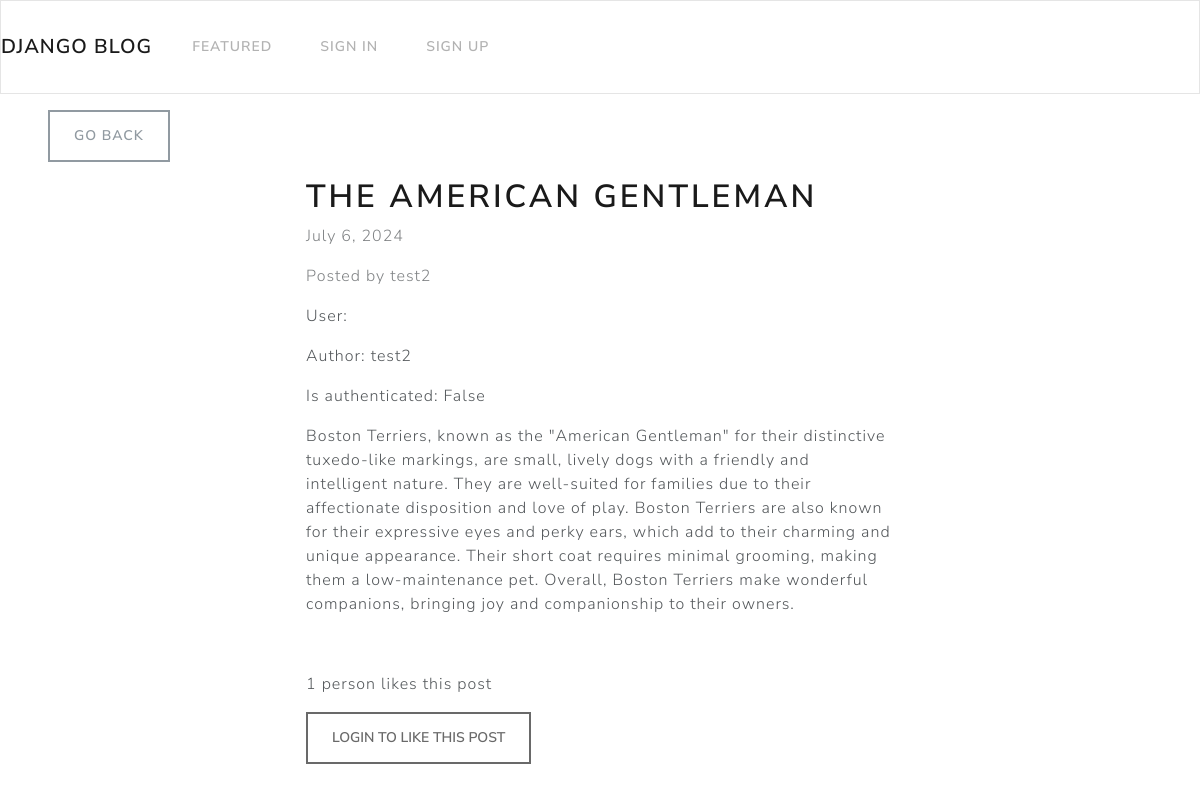
/1/, run on the app's committed database.
### microblog/models.py (models this page shows)
class BlogPost(models.Model):
    title = models.CharField(max_length=255)
    content = HTMLField()
    date = models.DateField(auto_now_add=True)
    author = models.ForeignKey(User, on_delete=models.CASCADE)
    featured = models.BooleanField(default=False)
    likes = models.ManyToManyField(User, related_name='likes', blank=True)

### microblog/views.py (the view)
# urls.py: path('<int:pk>/', DetailPostView.as_view(), name='detail_post'),
class DetailPostView(DetailView):
    model = BlogPost
    template_name = 'microblog/post.html'
    def get_context_data(self, **kwargs):
        context = super(DetailPostView, self).get_context_data(**kwargs)
        context['liked_by_user'] = False
        micropost = self.get_object()
        if self.request.user.is_authenticated and micropost.likes.filter(pk=self.request.user.id).exists():
            context['liked_by_user'] = True
        context['object'] = micropost  # Ensure object is in context
        return context

### microblog/templates/microblog/post.html (shortened to what this page needs)
{% extends 'microblog/base.html' %}
{% block content %}
<div class="row">
  <div class="col-md-4 col-12 mx-md-5 mx-2  mt-md-3 my-3">
    <a class="btn btn-outline-secondary" href="{% url 'index' %}">Go Back</a>
  </div>
</div>
<div class="row">
  <div class="col-md-6 col-11 mx-md-auto mb-3 pb-2 mx-3">
    <h1>{{ object.title }}</h1>
    <p class="text-muted">{{ object.date }}</p>
    <p class="text-muted">Posted by  {{ object.author.username }}</p>
    <p>User: {{ request.user.username }}</p>
    <p>Author: {{ object.author.username }}</p>
    <p>Is authenticated: {{ request.user.is_authenticated }}</p>
    <div>
      {{ object.content|safe  }}
    </div>
  </div>
</div>
<div class="row my-3">
  <div class="col-md-6 col-12 mx-md-auto mx-3">
     {% if object.likes.count == 1 %}
    <p>{{ object.likes.count }} person likes this post</p>
    {% else %}
    <p>{{ object.likes.count }} people like this post</p>
    {% endif %}
    {% if request.user.is_authenticated  %}
    {% if liked_by_user  %}
    <form method="POST" action="{% url 'like_post' object.id %}">
      {% csrf_token %}
      <button class="btn btn-outline-primary"><ion-icon name="heart-dislike"></ion-icon> Unlike this post</button>
    </form>
    {% else %}
    <form method="POST" action="{% url 'like_post' object.id %}">
      {% csrf_token %}
      <button class="btn btn-outline-primary"><ion-icon name="heart"></ion-icon> Like this post</button>
    </form>
    {% endif %}
    {% else %}
      <button class="btn btn-outline-primary" disabled>  Login to like this post</button>
    {% endif %}
  </div>
</div>
{% endblock content %}

### data on the page
BlogPost: title "THE AMERICAN GENTLEMAN", date "July 6, 2024", author.username "test2", content "Boston Terriers, known as the \"American Gentleman\" for their distinctive tuxedo-like markings, are small, lively dogs with a friendly and intelligent nature. They are well-suited for families due to their affectionate disposition and love of play. Boston Terriers are also known for their expressive eyes and perky ears, which add to their charming and unique appearance. Their short coat requires minimal grooming, making them a low-maintenance pet. Overall, Boston Terriers make wonderful companions, bringing joy and companionship to their owners.", likes.count "1"

### other printed values
{{ request.user.is_authenticated }} "False"
